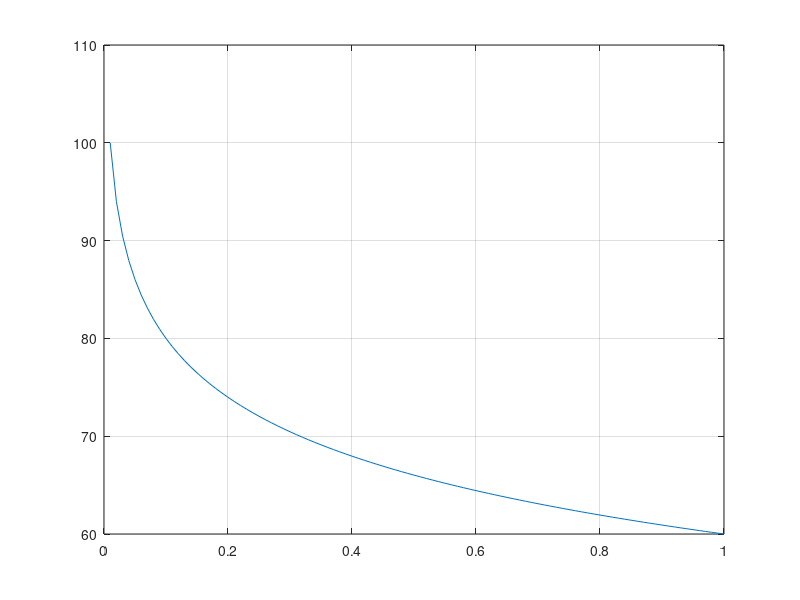

Write MATLAB code to recreate this figure.
%Transfer Function for a passive, first-order, high-pass filter: 1/wRC
x = linspace(0.01,1,100); 
%For this example, let's set R = 1 kOhm and C = 1 uF
%The variable x represents angular frequency w
R = 1000;
C = 0.000001;
g = (sqrt(R.^2 * x.^2 * C.^2))./(sqrt(1 + (R.^2 * x.^2 * C.^2)));
y = -20*log10(g);
plot(x,y);
grid on
% % xlim([0 0.05]);
% % ylim([0 0.05]);
% set(gca, 'XScale','log')                                        % Optional
